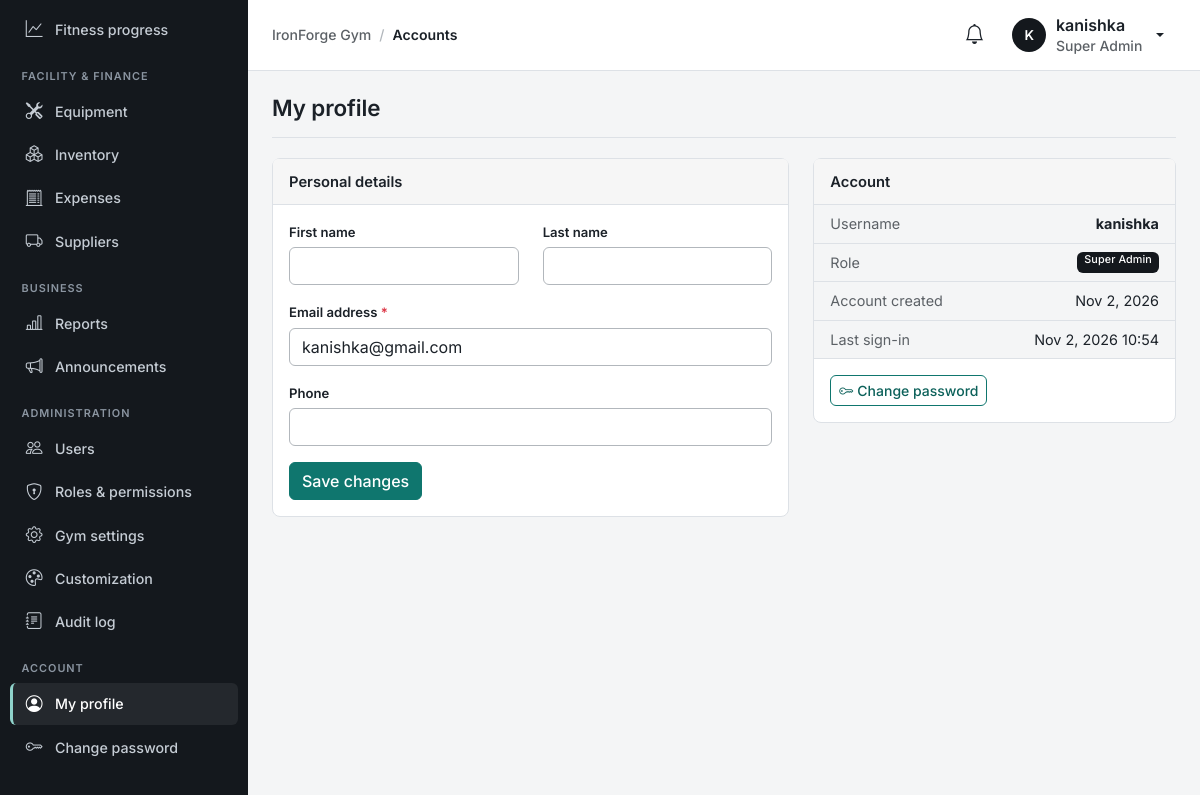
The app's page /accounts/profile/ (signed in), older data.
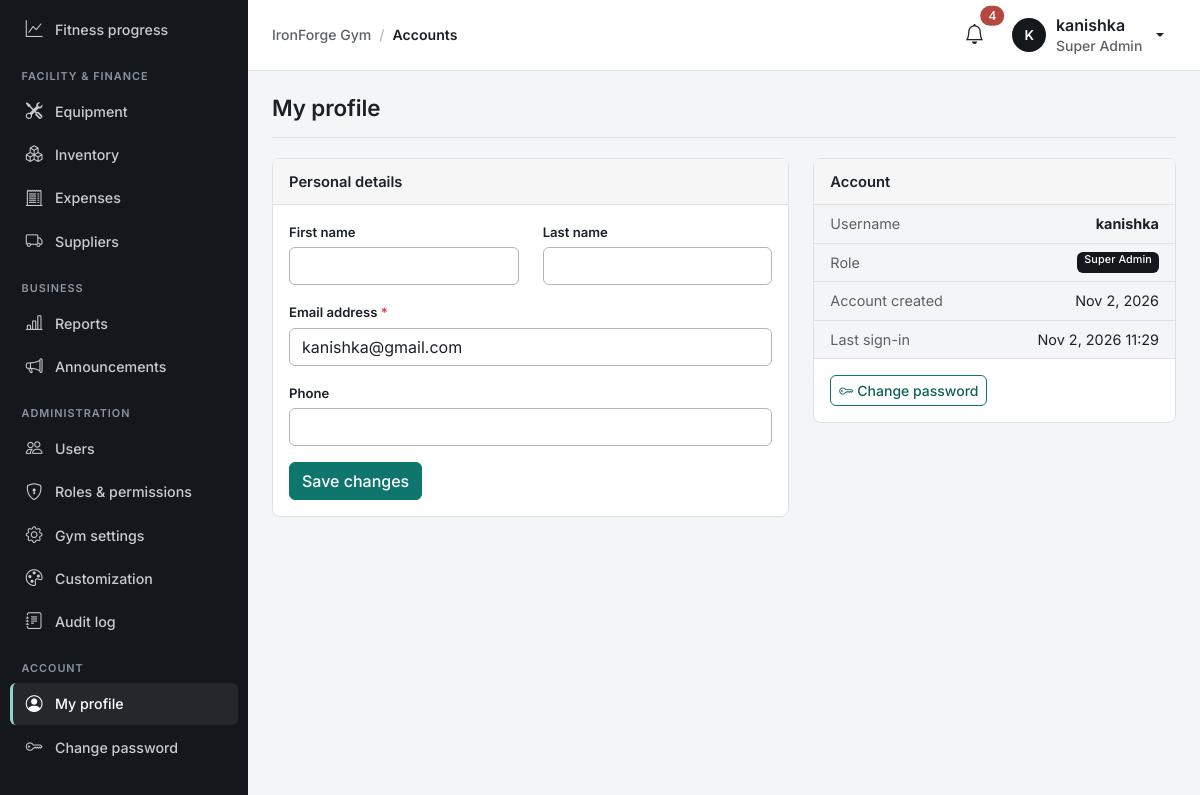
The same page, newer data.
### apps/accounts/models.py (models this page shows, shortened)
class User(AbstractUser):
    email = models.EmailField("email address", unique=True)
    role = models.CharField(max_length=20, choices=Role.choices, default=Role.MEMBER, db_index=True)
    phone = models.CharField(max_length=20, blank=True, validators=[phone_validator])
    objects = GymUserManager()
    REQUIRED_FIELDS = ["email"]
    class Meta:
        ordering = ["first_name", "last_name", "username"]
    @property
    def is_super_admin(self):
        return self.role == Role.SUPER_ADMIN
    @property
    def display_name(self):
        return self.get_full_name() or self.username
    def gym_permissions(self):
        if not hasattr(self, "_gym_permissions"):
            if not self.is_active:
                perms = set()
            elif self.is_super_admin:
                perms = set(PERMISSIONS) | SUPER_ADMIN_ONLY
            else:
                perms = set(RolePermission.objects.filter(role=self.role).values_list("permission", flat=True))
            self._gym_permissions = perms
        return self._gym_permissions
    def has_gym_perm(self, code):
        return code in self.gym_permissions()

### apps/accounts/views.py (the view, shortened to what this page needs)
# urls.py: path("profile/", views.ProfileView.as_view(), name="profile"),
class ProfileView(UpdateView):
    form_class = forms.ProfileForm
    template_name = "accounts/profile.html"
    success_url = reverse_lazy("accounts:profile")
    def get_object(self, queryset=None):
        return self.request.user

### apps/accounts/forms.py (shortened to what this page needs)
class ProfileForm(StyledFormMixin, forms.ModelForm):
    class Meta:
        model = User
        fields = ["first_name", "last_name", "email", "phone"]

### apps/accounts/forms.py (called while the page is built)
    def _style_fields(self):
        for field in self.fields.values():
            widget = field.widget
            if isinstance(widget, forms.CheckboxInput):
                widget.attrs["class"] = "form-check-input"
            elif isinstance(widget, forms.Select):
                widget.attrs["class"] = "form-select"
            else:
                widget.attrs["class"] = "form-control"

### apps/core/appearance.py (called while the page is built)
def _rgb(color):
    return tuple(int(color[i:i + 2], 16) for i in (1, 3, 5))

def _hex(rgb):
    return "#%02x%02x%02x" % tuple(max(0, min(255, round(v))) for v in rgb)

def mix(a, b, amount):
    ra, rb = _rgb(a), _rgb(b)
    return _hex(tuple(x + (y - x) * amount for x, y in zip(ra, rb)))

def clean_hex(value, fallback):
    return value.lower() if isinstance(value, str) and HEX.match(value) else fallback

def values_of(obj):
    keys = ["theme_preset", "mode", "login_title", "login_message", *[f"{c}_color" for c in COLOR_FIELDS], *LAYOUT_DEFAULTS]
    return {k: getattr(obj, k, "") for k in keys}

### templates/accounts/profile.html (shortened to what this page needs)
{% extends "base.html" %}
{% block content %}
<div class="page-header"><h1>My profile</h1></div>
<div class="row g-4">
  <div class="col-lg-7">
    <div class="card"><div class="card-header">Personal details</div><div class="card-body">
      <form method="post" novalidate>
        <div class="row">
          <div class="col-md-6">{% include "components/form_field.html" with field=form.first_name %}</div>
          <div class="col-md-6">{% include "components/form_field.html" with field=form.last_name %}</div>
        </div>
        {% include "components/form_field.html" with field=form.email %}
        {% include "components/form_field.html" with field=form.phone %}
        <button class="btn btn-primary" type="submit">Save changes</button>
      </form>
    </div></div>
  </div>
  <div class="col-lg-5">
    <div class="card"><div class="card-header">Account</div>
      <ul class="list-group list-group-flush">
        <li class="list-group-item d-flex justify-content-between"><span class="text-muted">Username</span><strong>{{ user.username }}</strong></li>
        <li class="list-group-item d-flex justify-content-between"><span class="text-muted">Role</span><span class="badge text-bg-dark">{{ user.get_role_display }}</span></li>
        <li class="list-group-item d-flex justify-content-between"><span class="text-muted">Account created</span><span>{{ user.date_joined|date:"M j, Y" }}</span></li>
        <li class="list-group-item d-flex justify-content-between"><span class="text-muted">Last sign-in</span><span>{{ user.last_login|date:"M j, Y H:i"|default:"—" }}</span></li>
      </ul>
      <div class="card-body"><a href="{% url 'accounts:password_change' %}" class="btn btn-outline-primary btn-sm"><i class="bi bi-key me-1"></i>Change password</a></div>
    </div>
  </div>
</div>
{% endblock %}

### templates/base.html (shortened to what the changed rows need)
{% load static gym %}<!doctype html>
<html lang="en" data-bs-theme="light">
<head>
  <link href="https://cdn.jsdelivr.net/npm/bootstrap@5.3.3/dist/css/bootstrap.min.css" rel="stylesheet">
  <link href="https://cdn.jsdelivr.net/npm/bootstrap-icons@1.11.3/font/bootstrap-icons.min.css" rel="stylesheet">
  <link href="{% static 'css/app.css' %}" rel="stylesheet">
</head>
<body data-sidebar="{{ APPEARANCE.layout.sidebar_style }}" data-stat-cols="{{ APPEARANCE.layout.stat_columns }}">
<div class="app-shell">
  <div class="main">
    <header class="topbar">
      <div class="ms-auto d-flex align-items-center gap-2">
      <div class="dropdown">
        <button class="btn btn-icon position-relative" data-bs-toggle="dropdown" aria-expanded="false" aria-label="Notifications"><i class="bi bi-bell fs-5"></i>
          {% if unread_notifications %}<span class="position-absolute top-0 start-100 translate-middle badge rounded-pill text-bg-danger">{{ unread_notifications }}</span>{% endif %}</button>
      </div>
      <div class="dropdown">
        <button class="btn user-chip dropdown-toggle" data-bs-toggle="dropdown" aria-expanded="false">
          <span class="avatar">{{ request.user.display_name|slice:":1"|upper }}</span>
          <span class="d-none d-md-inline text-start lh-sm"><span class="d-block fw-semibold">{{ request.user.display_name }}</span><small class="text-muted">{{ request.user.get_role_display }}</small></span>
        </button>
      </div>
      </div>
    </header>
    <main class="content" id="main" tabindex="-1">
      {% block content %}{% endblock %}
    </main>
  </div>
</div>
</body>
</html>

### templates/components/form_field.html (shortened to what this page needs)
{% if field.field.widget.input_type == "checkbox" %}
<div class="form-check mb-3">
  {{ field }}
  <label class="form-check-label" for="{{ field.id_for_label }}">{{ field.label }}</label>
  {% for error in field.errors %}<div class="text-danger small">{{ error }}</div>{% endfor %}
  {% if field.help_text %}<div class="form-text">{{ field.help_text|safe }}</div>{% endif %}
</div>
{% else %}
<div class="mb-3">
  <label class="form-label" for="{{ field.id_for_label }}">{{ field.label }}{% if field.field.required %}<span class="text-danger"> *</span>{% endif %}</label>
  {{ field }}
</div>
{% endif %}

Row changes from the older to the newer data that the page shows:
changed User "kanishka": last_login "Nov 2, 2026 10:54" → "Nov 2, 2026 11:29"
Text that changed along with them:
{{ unread_notifications }}: (not shown) → "4"
